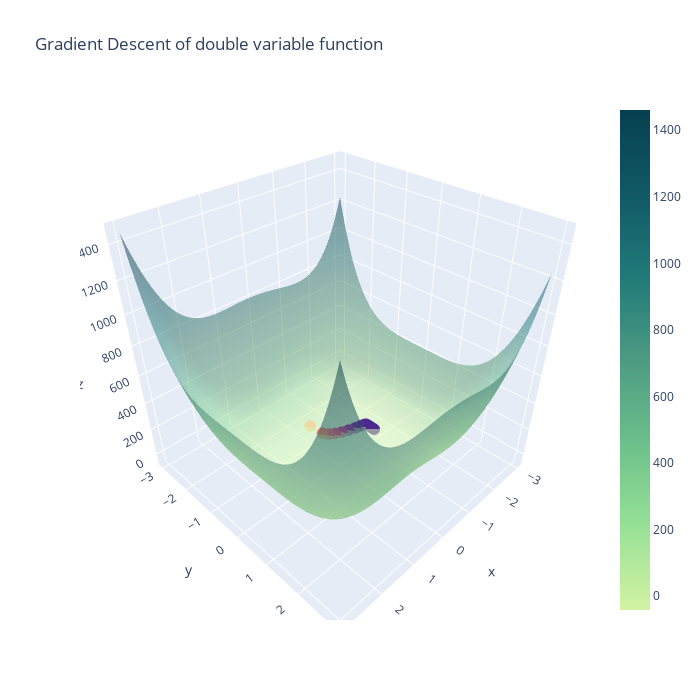

The cell this chart's notebook holds for it:
### Markdown cell above
Wykres dla funkcji dwóch zmiennych g(x, y):

### Code cell
max_r = 3
l = np.linspace(-max_r, max_r, 100)
X, Y = l, l
Z = np.array([[g(np.array([x, y])) for x in X] for y in Y])

pt = np.random.default_rng().uniform(-max_r, max_r, 2)
steps = gradient_descent(pt, 0.005, grad_g, 100)
p = np.array([pt for pt in steps if abs(pt[0]) < max_r and abs(pt[1]) < max_r])
XS, YS = p[:,0], p[:,1]
ZS = np.array([g(np.array([x, y])) for x, y in zip(XS, YS)])

layout = go.Layout(width = 700, height =700,
                             title_text='Gradient Descent of double variable function')
fig = go.Figure(data=[go.Surface(x=X, y=Y, z=Z, colorscale='Emrld',
                                 opacity=0.5)], layout=layout)
fig.add_scatter3d(x=XS, y=YS, z=ZS, mode='markers', 
                  marker=dict(size=4, color=ZS,               
                              colorscale='Agsunset'))
fig.show()
